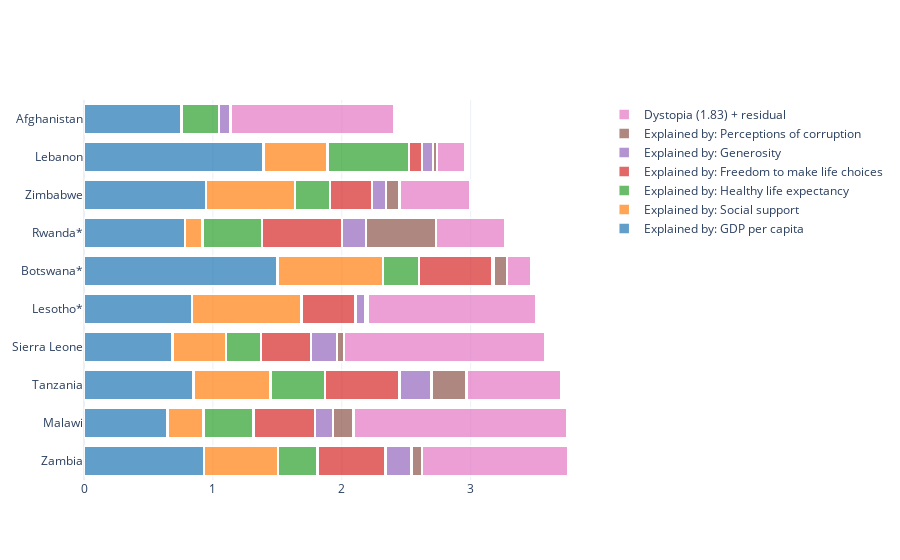

The notebook cell this image was saved under:
### Markdown cell above
Africa's Sub-Saharan area is home to seven out of ten nations. This is hardly surprising considering the region's propensity for sickness, lack of adequate infrastructure and human resources, and lengthy history of civil strife.

### Code cell
explained_features = df.filter(regex="Explained").columns.tolist()
explained_features.append("Dystopia (1.83) + residual")
my_list = []
for f,c in zip(explained_features, px.colors.qualitative.D3):
    my_list.append(go.Bar(y=df.nsmallest(10,"Happiness Score")["Country"].values,
                          x=df.nsmallest(10,"Happiness Score")[f].values,
                          name=f,
                          marker=dict(color=c),
                          orientation="h"))
fig = go.Figure(data=my_list)
fig.update_traces(marker_line_color='rgb(255,255,255)',
                  marker_line_width=2.5, opacity=0.7)
fig.update_layout(
                width=900,
                barmode='stack',
                 yaxis=dict(autorange="reversed"),
                )
fig.show()

### Figure 1 — Plotly figure (JSON) as saved in the notebook; plotly's stock layout.template omitted (floating-point values rounded to 4 significant figures)
{"data": [{"marker": {"color": "#1F77B4", "line": {"color": "rgb(255,255,255)", "width": 2.5}}, "name": "Explained by: GDP per capita", "opacity": 0.7, "orientation": "h", "type": "bar", "x": [0.758, 1.392, 0.947, 0.785, 1.503, 0.839, 0.686, 0.848, 0.648, 0.93], "y": ["Afghanistan", "Lebanon", "Zimbabwe", "Rwanda*", "Botswana*", "Lesotho*", "Sierra Leone", "Tanzania", "Malawi", "Zambia"]}, {"marker": {"color": "#FF7F0E", "line": {"color": "rgb(255,255,255)", "width": 2.5}}, "name": "Explained by: Social support", "opacity": 0.7, "orientation": "h", "type": "bar", "x": [0, 0.498, 0.69, 0.133, 0.815, 0.848, 0.416, 0.597, 0.279, 0.577], "y": ["Afghanistan", "Lebanon", "Zimbabwe", "Rwanda*", "Botswana*", "Lesotho*", "Sierra Leone", "Tanzania", "Malawi", "Zambia"]}, {"marker": {"color": "#2CA02C", "line": {"color": "rgb(255,255,255)", "width": 2.5}}, "name": "Explained by: Healthy life expectancy", "opacity": 0.7, "orientation": "h", "type": "bar", "x": [0.289, 0.631, 0.27, 0.462, 0.28, 0, 0.273, 0.425, 0.388, 0.306], "y": ["Afghanistan", "Lebanon", "Zimbabwe", "Rwanda*", "Botswana*", "Lesotho*", "Sierra Leone", "Tanzania", "Malawi", "Zambia"]}, {"marker": {"color": "#D62728", "line": {"color": "rgb(255,255,255)", "width": 2.5}}, "name": "Explained by: Freedom to make life choices", "opacity": 0.7, "orientation": "h", "type": "bar", "x": [0, 0.103, 0.329, 0.621, 0.571, 0.419, 0.387, 0.578, 0.477, 0.525], "y": ["Afghanistan", "Lebanon", "Zimbabwe", "Rwanda*", "Botswana*", "Lesotho*", "Sierra Leone", "Tanzania", "Malawi", "Zambia"]}, {"marker": {"color": "#9467BD", "line": {"color": "rgb(255,255,255)", "width": 2.5}}, "name": "Explained by: Generosity", "opacity": 0.7, "orientation": "h", "type": "bar", "x": [0.089, 0.082, 0.106, 0.187, 0.012, 0.076, 0.202, 0.248, 0.14, 0.203], "y": ["Afghanistan", "Lebanon", "Zimbabwe", "Rwanda*", "Botswana*", "Lesotho*", "Sierra Leone", "Tanzania", "Malawi", "Zambia"]}, {"marker": {"color": "#8C564B", "line": {"color": "rgb(255,255,255)", "width": 2.5}}, "name": "Explained by: Perceptions of corruption", "opacity": 0.7, "orientation": "h", "type": "bar", "x": [0.005, 0.034, 0.105, 0.544, 0.102, 0.018, 0.055, 0.27, 0.157, 0.083], "y": ["Afghanistan", "Lebanon", "Zimbabwe", "Rwanda*", "Botswana*", "Lesotho*", "Sierra Leone", "Tanzania", "Malawi", "Zambia"]}, {"marker": {"color": "#E377C2", "line": {"color": "rgb(255,255,255)", "width": 2.5}}, "name": "Dystopia (1.83) + residual", "opacity": 0.7, "orientation": "h", "type": "bar", "x": [1.263, 0.216, 0.548, 0.536, 0.187, 1.312, 1.556, 0.735, 1.661, 1.135], "y": ["Afghanistan", "Lebanon", "Zimbabwe", "Rwanda*", "Botswana*", "Lesotho*", "Sierra Leone", "Tanzania", "Malawi", "Zambia"]}], "layout": {"barmode": "stack", "width": 900, "yaxis": {"autorange": "reversed"}}}
